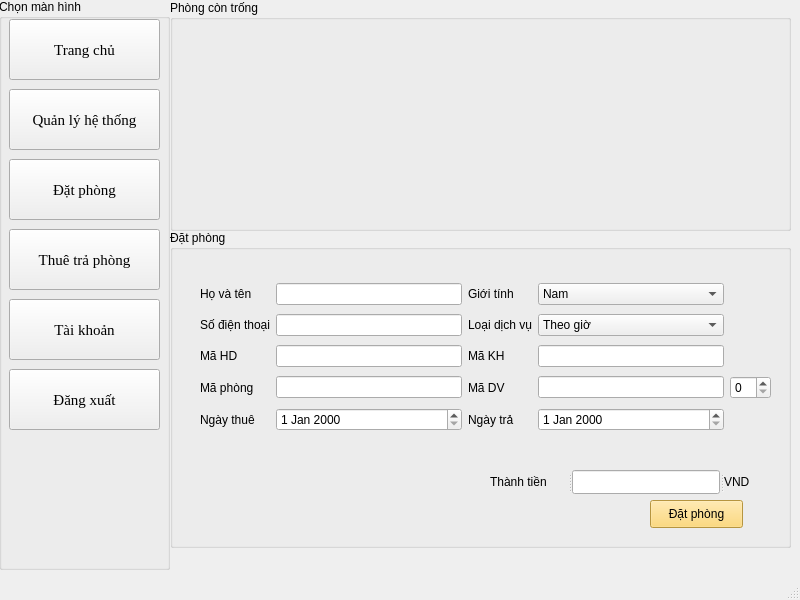
<?xml version="1.0" encoding="UTF-8"?>
<ui version="4.0">
 <class>MainWindow</class>
 <widget class="QMainWindow" name="MainWindow">
  <property name="geometry">
   <rect>
    <x>0</x>
    <y>0</y>
    <width>800</width>
    <height>600</height>
   </rect>
  </property>
  <property name="windowTitle">
   <string>MainWindow</string>
  </property>
  <widget class="QWidget" name="centralwidget">
   <widget class="QGroupBox" name="groupBox">
    <property name="geometry">
     <rect>
      <x>-1</x>
      <y>-1</y>
      <width>171</width>
      <height>571</height>
     </rect>
    </property>
    <property name="title">
     <string>Chọn màn hình</string>
    </property>
    <widget class="QPushButton" name="chonManHinh">
     <property name="geometry">
      <rect>
       <x>10</x>
       <y>20</y>
       <width>151</width>
       <height>61</height>
      </rect>
     </property>
     <property name="font">
      <font>
       <family>Times New Roman</family>
       <pointsize>11</pointsize>
      </font>
     </property>
     <property name="text">
      <string>Trang chủ</string>
     </property>
    </widget>
    <widget class="QPushButton" name="chonManHinh_2">
     <property name="geometry">
      <rect>
       <x>10</x>
       <y>90</y>
       <width>151</width>
       <height>61</height>
      </rect>
     </property>
     <property name="font">
      <font>
       <family>Times New Roman</family>
       <pointsize>11</pointsize>
      </font>
     </property>
     <property name="text">
      <string>Quản lý hệ thống</string>
     </property>
    </widget>
    <widget class="QPushButton" name="chonManHinh_3">
     <property name="geometry">
      <rect>
       <x>10</x>
       <y>160</y>
       <width>151</width>
       <height>61</height>
      </rect>
     </property>
     <property name="font">
      <font>
       <family>Times New Roman</family>
       <pointsize>11</pointsize>
      </font>
     </property>
     <property name="text">
      <string>Đặt phòng</string>
     </property>
    </widget>
    <widget class="QPushButton" name="chonManHinh_4">
     <property name="geometry">
      <rect>
       <x>10</x>
       <y>230</y>
       <width>151</width>
       <height>61</height>
      </rect>
     </property>
     <property name="font">
      <font>
       <family>Times New Roman</family>
       <pointsize>11</pointsize>
      </font>
     </property>
     <property name="text">
      <string>Thuê trả phòng</string>
     </property>
    </widget>
    <widget class="QPushButton" name="chonManHinh_5">
     <property name="geometry">
      <rect>
       <x>10</x>
       <y>300</y>
       <width>151</width>
       <height>61</height>
      </rect>
     </property>
     <property name="font">
      <font>
       <family>Times New Roman</family>
       <pointsize>11</pointsize>
      </font>
     </property>
     <property name="text">
      <string>Tài khoản</string>
     </property>
    </widget>
    <widget class="QPushButton" name="chonManHinh_6">
     <property name="geometry">
      <rect>
       <x>10</x>
       <y>370</y>
       <width>151</width>
       <height>61</height>
      </rect>
     </property>
     <property name="font">
      <font>
       <family>Times New Roman</family>
       <pointsize>11</pointsize>
      </font>
     </property>
     <property name="text">
      <string>Đăng xuất</string>
     </property>
    </widget>
   </widget>
   <widget class="QGroupBox" name="groupBox_4">
    <property name="geometry">
     <rect>
      <x>170</x>
      <y>230</y>
      <width>621</width>
      <height>318</height>
     </rect>
    </property>
    <property name="title">
     <string>Đặt phòng</string>
    </property>
    <widget class="QPushButton" name="pushButton">
     <property name="geometry">
      <rect>
       <x>480</x>
       <y>270</y>
       <width>93</width>
       <height>28</height>
      </rect>
     </property>
     <property name="styleSheet">
      <string notr="true">background-color: rgb(255, 208, 89);
alternate-background-color: rgb(247, 189, 126);</string>
     </property>
     <property name="text">
      <string>Đặt phòng</string>
     </property>
    </widget>
    <widget class="QSplitter" name="splitter">
     <property name="geometry">
      <rect>
       <x>320</x>
       <y>240</y>
       <width>270</width>
       <height>24</height>
      </rect>
     </property>
     <property name="orientation">
      <enum>Qt::Horizontal</enum>
     </property>
     <widget class="QLabel" name="label_7">
      <property name="font">
       <font>
        <pointsize>9</pointsize>
       </font>
      </property>
      <property name="text">
       <string>Thành tiền</string>
      </property>
     </widget>
     <widget class="QLineEdit" name="lineEdit_5">
      <property name="font">
       <font>
        <pointsize>9</pointsize>
       </font>
      </property>
     </widget>
     <widget class="QLabel" name="label_8">
      <property name="font">
       <font>
        <pointsize>9</pointsize>
       </font>
      </property>
      <property name="text">
       <string>VND</string>
      </property>
     </widget>
    </widget>
    <widget class="QWidget" name="">
     <property name="geometry">
      <rect>
       <x>30</x>
       <y>50</y>
       <width>571</width>
       <height>158</height>
      </rect>
     </property>
     <layout class="QGridLayout" name="gridLayout">
      <item row="0" column="3">
       <widget class="QComboBox" name="comboBox">
        <item>
         <property name="text">
          <string>Nam</string>
         </property>
        </item>
        <item>
         <property name="text">
          <string>Nữ</string>
         </property>
        </item>
        <item>
         <property name="text">
          <string>Khác</string>
         </property>
        </item>
       </widget>
      </item>
      <item row="3" column="1">
       <widget class="QLineEdit" name="lineEdit_2"/>
      </item>
      <item row="1" column="1">
       <widget class="QLineEdit" name="lineEdit_7"/>
      </item>
      <item row="3" column="2">
       <widget class="QLabel" name="label_4">
        <property name="text">
         <string>Mã DV</string>
        </property>
       </widget>
      </item>
      <item row="0" column="0">
       <widget class="QLabel" name="label_9">
        <property name="text">
         <string>Họ và tên</string>
        </property>
       </widget>
      </item>
      <item row="4" column="1">
       <widget class="QDateEdit" name="dateEdit"/>
      </item>
      <item row="2" column="1">
       <widget class="QLineEdit" name="lineEdit"/>
      </item>
      <item row="1" column="0">
       <widget class="QLabel" name="label_11">
        <property name="text">
         <string>Số điện thoại</string>
        </property>
       </widget>
      </item>
      <item row="3" column="0">
       <widget class="QLabel" name="label_2">
        <property name="text">
         <string>Mã phòng</string>
        </property>
       </widget>
      </item>
      <item row="2" column="0">
       <widget class="QLabel" name="label">
        <property name="text">
         <string>Mã HD</string>
        </property>
       </widget>
      </item>
      <item row="0" column="1">
       <widget class="QLineEdit" name="lineEdit_6"/>
      </item>
      <item row="2" column="2">
       <widget class="QLabel" name="label_3">
        <property name="text">
         <string>Mã KH</string>
        </property>
       </widget>
      </item>
      <item row="3" column="3">
       <widget class="QLineEdit" name="lineEdit_4">
        <property name="text">
         <string/>
        </property>
       </widget>
      </item>
      <item row="4" column="0">
       <widget class="QLabel" name="label_5">
        <property name="text">
         <string>Ngày thuê</string>
        </property>
       </widget>
      </item>
      <item row="0" column="2">
       <widget class="QLabel" name="label_10">
        <property name="text">
         <string>Giới tính</string>
        </property>
       </widget>
      </item>
      <item row="4" column="2">
       <widget class="QLabel" name="label_6">
        <property name="text">
         <string>Ngày trả</string>
        </property>
       </widget>
      </item>
      <item row="4" column="3">
       <widget class="QDateEdit" name="dateEdit_2"/>
      </item>
      <item row="1" column="2">
       <widget class="QLabel" name="label_12">
        <property name="text">
         <string>Loại dịch vụ</string>
        </property>
       </widget>
      </item>
      <item row="1" column="3">
       <widget class="QComboBox" name="comboBox_2">
        <item>
         <property name="text">
          <string>Theo giờ</string>
         </property>
        </item>
        <item>
         <property name="text">
          <string>Qua đêm</string>
         </property>
        </item>
        <item>
         <property name="text">
          <string>Cả ngày</string>
         </property>
        </item>
       </widget>
      </item>
      <item row="2" column="3">
       <widget class="QLineEdit" name="lineEdit_3"/>
      </item>
      <item row="3" column="4">
       <widget class="QSpinBox" name="spinBox"/>
      </item>
     </layout>
    </widget>
   </widget>
   <widget class="QGroupBox" name="groupBox_2">
    <property name="geometry">
     <rect>
      <x>170</x>
      <y>0</y>
      <width>621</width>
      <height>231</height>
     </rect>
    </property>
    <property name="title">
     <string>Phòng còn trống</string>
    </property>
   </widget>
  </widget>
  <widget class="QMenuBar" name="menubar">
   <property name="geometry">
    <rect>
     <x>0</x>
     <y>0</y>
     <width>800</width>
     <height>26</height>
    </rect>
   </property>
  </widget>
  <widget class="QStatusBar" name="statusbar"/>
 </widget>
 <resources/>
 <connections/>
</ui>
